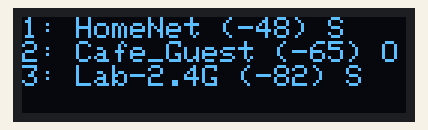
Recording of a sketch running on a simulated ESP8266 (NodeMCU). Shown: 128×32 one-colour display. The display library's start-up logo is not drawn; a WiFi scan finds three made-up networks; what the sketch prints to the serial monitor is not drawn.

Above: at 3.2 s.

The sketch:

wifi.scanner.128x32.ino
```cpp
/**
 * Pinouts NodeMCU to...
 *
 * 1306
 * 3v -> VCC
 * Gd -> GND
 * D1 -> SCL
 * D2 -> SDA
 */
#include <ESP8266WiFi.h>
#include <SPI.h>
#include <Wire.h>
#include <Adafruit_GFX.h>
#include <Adafruit_SSD1306.h>

#define SCREEN_WIDTH 128 // OLED display width, in pixels
#define SCREEN_HEIGHT 32 // OLED display height, in pixels

// Declaration for an SSD1306 display connected to I2C (SDA, SCL pins)
#define OLED_RESET     LED_BUILTIN // Reset pin # (or -1 if sharing Arduino reset pin)
Adafruit_SSD1306 display(SCREEN_WIDTH, SCREEN_HEIGHT, &Wire, OLED_RESET);


void setup() {
  Serial.begin(115200);
  Serial.println("");

  if(!display.begin(SSD1306_SWITCHCAPVCC, 0x3C)) { // Address 0x3C for 128x32
    Serial.println(F("SSD1306 allocation failed"));
    for(;;); // Don't proceed, loop forever
  }
  display.display();
  display.setTextSize(1);      // Normal 1:1 pixel scale
  display.setTextColor(SSD1306_WHITE); // Draw white text
  display.cp437(true);         // Use full 256 char 'Code Page 437' font
  delay(1000);

  WiFi.mode(WIFI_STA);
  WiFi.disconnect();
  delay(100);

  Serial.println("WiFi Network Scan Started");
}

void loop() {
  display.clearDisplay();
  display.setCursor(0, 0);

  int n = WiFi.scanNetworks();
  Serial.println("Scan done");

  if (n == 0) {
    Serial.println("No Networks Found");
    display.print("No Networks Found");
  }
  else
  {
    Serial.print(n);
    Serial.println(" Networks found");
    for (int i = 0; i < n; ++i)
    {
      Serial.print(i + 1);
      Serial.print(": ");
      Serial.print(WiFi.SSID(i));
      Serial.print(" (");
      Serial.print(WiFi.RSSI(i));
      Serial.print(") MAC:");
      Serial.print(WiFi.BSSIDstr(i));
      Serial.println((WiFi.encryptionType(i) == ENC_TYPE_NONE)?" Unsecured":" Secured");
      delay(10);
    }
    int show = (n > 4) ? 4 : n;
    for (int i = 0; i < show; ++i)
    {
      display.print(i + 1);
      display.print(": ");
      display.print(WiFi.SSID(i));
      display.print(" (");
      display.print(WiFi.RSSI(i));
      display.print(")");
      display.println((WiFi.encryptionType(i) == ENC_TYPE_NONE)?" O":" S");
    }
  }
  display.display();
  Serial.println("");
  delay(60000);
}
```
